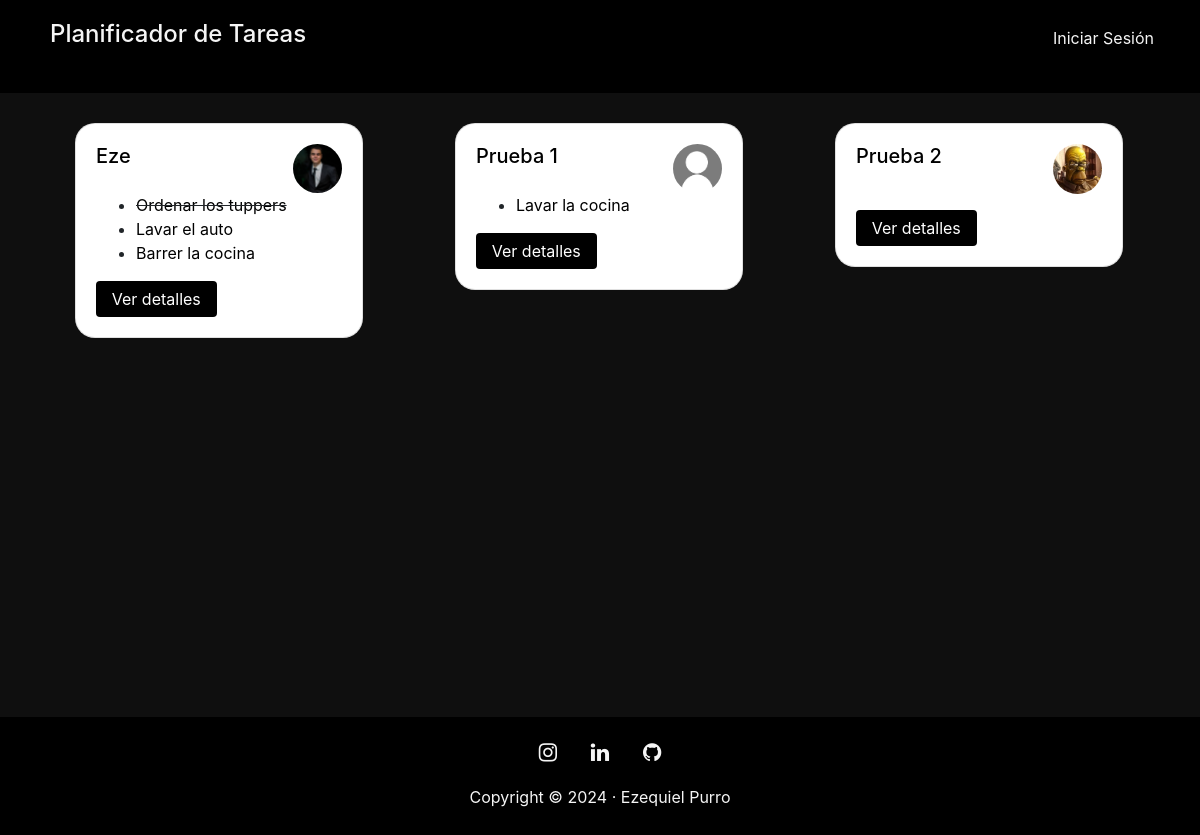
Before: /tasks/dashboard/ with the older database file.
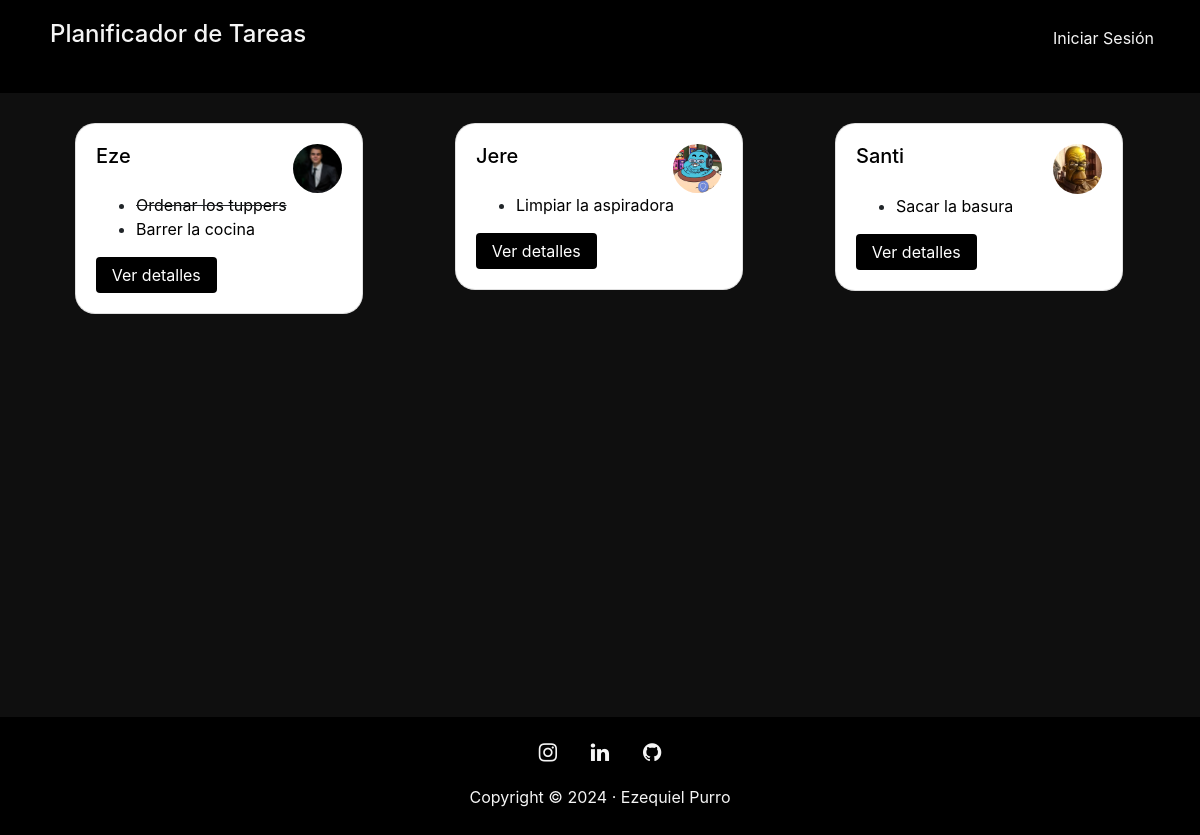
After: the same page with the newer database file.
### registration/models.py (models this page shows)
class Member(models.Model):
    user = models.OneToOneField(User, on_delete=models.CASCADE)
    name = models.CharField(max_length=20)
    avatar = models.ImageField(upload_to='members', null=True, blank=True)

### tasks/models.py (models this page shows, shortened)
class Task(models.Model):
    title = models.CharField(max_length=200, verbose_name="Titulo")
    description = models.TextField(verbose_name="Descripción", null=True, blank=True)
    isDone = models.BooleanField(default=False, verbose_name="Tarea realizada")
    author = models.ForeignKey(User, verbose_name="Autor", on_delete=models.CASCADE, related_name='%(class)s_author', null=True, blank=True)
    target = models.ForeignKey(User, verbose_name="Destinatario", on_delete=models.CASCADE, related_name='%(class)s_target', null=True, blank=True)
    expiration = models.DateField(verbose_name="Fecha de expiración")
    created = models.DateTimeField(auto_now_add=True, verbose_name="Fecha de Creación")
    class Meta:
        verbose_name = "Tarea"
        verbose_name_plural = "Tareas"
        ordering = ['-created']

### tasks/views.py (the view)
# urls.py: path('dashboard/', Dashboard.as_view(), name="dashboard"),
class Dashboard(ListView):
    context_object_name = 'members_list'
    model = Member
    template_name = "tasks/task_list.html"
    def get_context_data(self, **kwargs):
        context = super(Dashboard, self).get_context_data(**kwargs)
        context.update({
            'tasks_list': Task.objects.order_by('expiration'),
        })
        return context
    def get_queryset(self):
        return Member.objects.order_by('name')

### tasks/templates/tasks/task_list.html (shortened to what this page needs)
{% extends 'core/base.html' %}
{% load static %}
{% block content %}
  <div class="container" style="height: 78vh;">
      <div class="row">
          {% for member in members_list %}
            <div class="col-sm-4"">
                <div class="card" style="width: 18rem; margin: 30px; border-radius: 20px;">
                    <div class="card-body">
                      <div class="header" style="display: flex;">
                        <div style="flex: 1;">
                          <h5 class="card-title"> <a href="{% url 'member_detail' %}" style="text-decoration: none; color: black;">{{member.name}}</a> </h5>
                        </div>
                        <div style="width: 20%;  border-radius: 50%; overflow: hidden;">
                          <a href="{% url 'member_detail' member.id %}" style="text-decoration: none; color: black;">
                            {% if member.avatar %}
                              <img src="{{member.avatar.url}}" class="img-fluid">
                            {% else %}
                              <img src="{% static 'registration/img/no-avatar.jpg' %}" class="img-fluid">
                            {% endif %}
                          </a>
                        </div>
                      </div>
                    <ul>
                        {% for task in tasks_list reversed %}
                          {% if task.target == member.user %}
                            {% if task.isDone %}
                              <li><s><a href="{% url 'task_detail' task.id %}" style="text-decoration: none; color: black;">{{task.title}}</a></s></li>
                            {% else %}
                              <li><a href="{% url 'task_detail' task.id %}" style="text-decoration: none; color: black;">{{task.title}}</a></li>
                            {% endif %}
                          {% endif %}
                        {% endfor %}
                    </ul>
                    <a href="{% url 'member_detail' member.id %}" class="btn btn-primary" style="background-color: black; border: none; width: 49%;">Ver detalles</a>
                    </div>
                </div>
            </div>
          {% endfor %}
      </div>
  </div>
{% endblock %}

### core/templates/core/base.html (shortened to what this page needs)
<!DOCTYPE html>
<html lang="es">
<head>
    {% load static %}
    <link href="{% static 'core/vendor/bootstrap/css/bootstrap.min.css' %}" rel="stylesheet">
    <link href="{% static 'core/vendor/font-awesome/css/font-awesome.min.css' %}" rel="stylesheet" type="text/css">
</head>
<body style="background-color: rgb(15, 15, 15);">
    <header>
        <nav class="navbar" style="padding: 0px 0px 0px 0px;">
                <div class="container-fluid" style="background-color: black;">
                    <div class="col-sm-8" >
                      <ul class="list-inline text-left">
                        <li class="list-inline-item">
                          <a class="navbar-brand" href="{% url 'home' %}"  style="padding: 20px;"><h4 style="color: whitesmoke;">Planificador de Tareas</h4></a>
                        </li>
                      </ul>
                    </div>
                    <div class="col-sm-4">
                        <ul class="list-inline text-right">
                          {% if not user.is_authenticated %}
                              <li class="list-inline-item">
                                  <a href="{% url 'login' %}" class="nav-link" style="color: whitesmoke;">Iniciar Sesión</a>
                              </li>
                          {% endif %}
                          </ul>
                    </div>
                </div>
        </nav>
    </header>
    {% block content %} {% endblock %}
    <footer>
        <div class="container-fluid" style="background-color: black;">
          <div class="row">
            <div class="col-lg-8 col-md-10 mx-auto">
              <ul class="list-inline text-center">
                <li class="list-inline-item">
                  <a href="https://www.instagram.com/ezepurro/" target="_blank">
                    <span class="fa-stack fa-lg" style="padding: 15px;">
                        <i class="fa fa-instagram fa-stack-1x fa-inverse" style="color: whitesmoke;"></i>
                    </span>
                  </a>
                </li>
                <li class="list-inline-item">
                  <a href="https://www.linkedin.com/in/ezequiel-purro-75920b7a/" target="_blank">
                    <span class="fa-stack fa-lg" style="padding: 15px;">
                        <i class="fa fa-linkedin fa-stack-1x fa-inverse" style="color: whitesmoke;"></i>
                    </span>
                  </a>
                </li>
                <li class="list-inline-item">
                  <a href="https://github.com/ezepurro" target="_blank">
                    <span class="fa-stack fa-lg" style="padding: 15px;">
                        <i class="fa fa-github fa-stack-1x fa-inverse" style="color: whitesmoke;"></i>
                    </span>
                  </a>
                </li>
              </ul>
              <p class="copyright" style="text-align: center; color: whitesmoke; padding: 10px;">Copyright &copy; 2024 · Ezequiel Purro </p>
            </div>
          </div>
        </div>
      </footer>
</body>
</html>

Changed rows visible on the page:
removed Task: title "Lavar el auto", shown under Member "Eze"
removed Member: name "Prueba 1"
removed Task: title "Lavar la cocina", shown under "Prueba 1"
removed Member: name "Prueba 2", avatar (picture)
added Member: name "Jere", avatar (picture)
added Task: title "Limpiar la aspiradora", shown under "Jere"
added Member: name "Santi", avatar (picture)
added Task: title "Sacar la basura", shown under "Santi"
